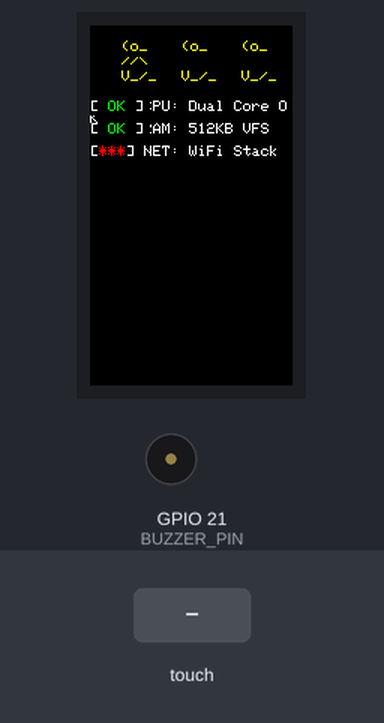
Recording of a sketch running on a simulated ESP32. On the bench: 135×240 colour display, buzzer (waves = sounding, pin HIGH). Inputs (shaded band) come from the test bench. WiFi joins after 1.5 s; servers stay silent unless stated.

Above: at 1.3 s.
1.4 s: screen touched at 13 % across, 10 % down
At 4.1 s:
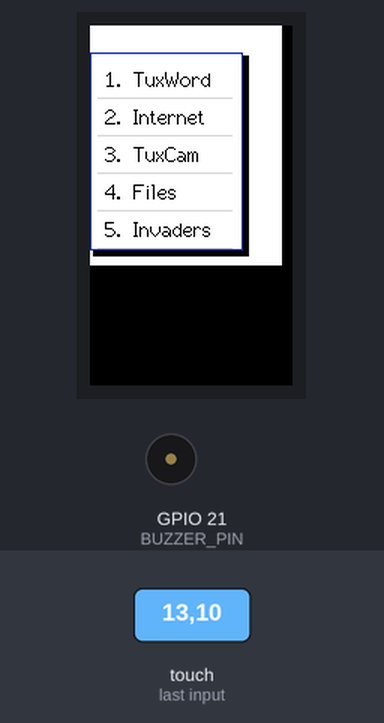
4.4 s: screen touched at 38 % across, 10 % down
At 5.0 s:
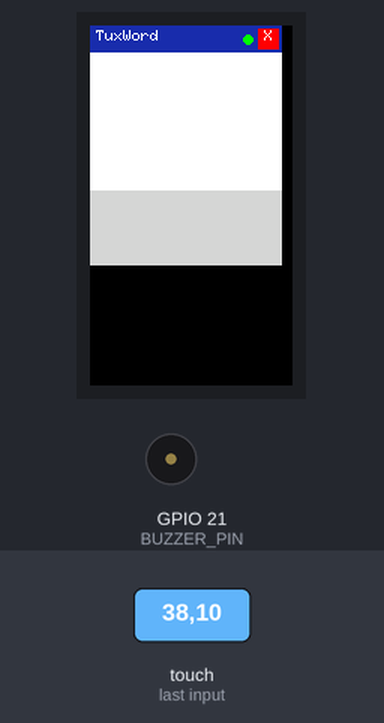
6.1 s: screen touched at 87 % across, 10 % down
At 6.7 s:
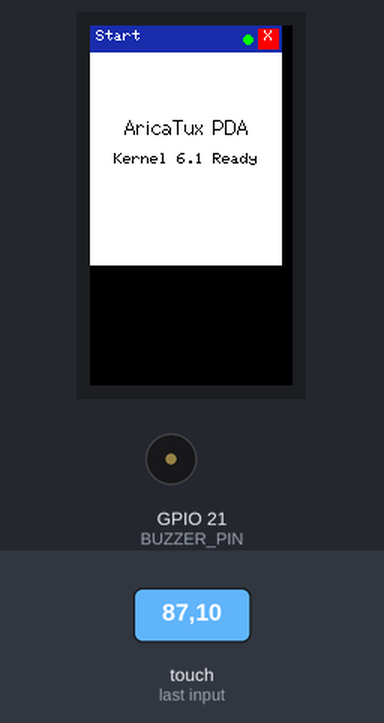
Timing chart, 0 to 9.1 s (numbered marks = the images above; inputs shaded):
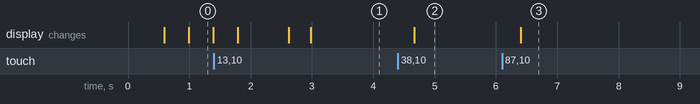

The sketch:

CodigoMaestro.ino
```cpp
/*
 * PROJECT: AricaTux PDA (Master Open Source Edition)
 * AUTHOR: @ClaudioBravo-k4g
 * BOARD: ESP32 WROOM-32S
 * DATE: 2026
 */

#include <TFT_eSPI.h>
#include <WiFi.h>
#include <WiFiUdp.h>

// --- HARDWARE & UI CONFIG ---
TFT_eSPI tft = TFT_eSPI();
TFT_eSprite canvas = TFT_eSprite(&tft);
TFT_eSprite camFrame = TFT_eSprite(&tft);
WiFiUDP udp;

#define BUZZER_PIN 21
#define WM_BLUE    0x1975
#define WM_GREY    0xD6BA

// --- SYSTEM STATES ---
enum State { BOOT_LINUX, CALIBRATE, TODAY, START_MENU, TUXWORD, NAVIGATOR, CAMERA, TUXFS, INVADERS };
State currentState = BOOT_LINUX;
uint16_t calData[5];
String docText = "AricaTux > ";
int flashMode = 0; // 0:OFF, 1:AUTO, 2:ON

// --- SOUNDS ---
void beep(int f, int d) {
  digitalWrite(BUZZER_PIN, HIGH); delay(d); digitalWrite(BUZZER_PIN, LOW);
}

// --- LINUX BOOT SEQUENCE ---
void linuxBoot() {
  tft.fillScreen(TFT_BLACK);
  tft.setTextColor(TFT_YELLOW);
  for(int i=0; i<3; i++) {
    tft.drawString(" (o_ ", 15 + (i*40), 10);
    tft.drawString(" //\\ ", 15, 20 + (i*0)); // Simplified for speed
    tft.drawString(" V_/_", 15 + (i*40), 30);
  }

  tft.setTextColor(TFT_WHITE);
  const char* logs[] = {"CPU: Dual Core OK", "RAM: 512KB VFS", "NET: WiFi Stack", "GUI: X-Server"};
  for(int i=0; i<4; i++) {
    int y = 50 + (i*15);
    tft.setCursor(0, y);
    tft.print("["); tft.setTextColor(TFT_RED); tft.print("***");
    tft.setTextColor(TFT_WHITE); tft.print("] "); tft.print(logs[i]);
    delay(400);
    tft.fillRect(0, y, 40, 10, TFT_BLACK);
    tft.setCursor(0, y);
    tft.print("[ "); tft.setTextColor(TFT_GREEN); tft.print("OK");
    tft.setTextColor(TFT_WHITE); tft.println(" ]");
  }
  delay(800);
  currentState = CALIBRATE;
}

// --- UI COMPONENTS ---
void drawTaskbar(String title) {
  canvas.fillRect(0, 0, 128, 18, WM_BLUE);
  canvas.setTextColor(TFT_WHITE);
  canvas.drawString(title, 4, 3, 1);
  if (WiFi.status() == WL_CONNECTED) canvas.fillCircle(105, 9, 3, 0x07E0);
  else canvas.fillCircle(105, 9, 3, TFT_RED);
  canvas.fillRect(112, 2, 14, 14, TFT_RED);
  canvas.drawString("X", 116, 3, 1);
}

void drawStartMenu() {
  canvas.fillRect(2, 20, 104, 134, 0);
  canvas.fillRect(0, 18, 102, 132, TFT_WHITE);
  canvas.drawRect(0, 18, 102, 132, WM_BLUE);
  canvas.setTextColor(TFT_BLACK);
  String apps[] = {"TuxWord", "Internet", "TuxCam", "Files", "Invaders"};
  for(int i=0; i<5; i++) {
    canvas.drawString(String(i+1) + ". " + apps[i], 10, 28 + (i*25), 2);
    canvas.drawFastHLine(5, 48 + (i*25), 90, WM_GREY);
  }
}

// --- MAIN ARDUINO SETUP ---
void setup() {
  Serial.begin(115200);
  pinMode(BUZZER_PIN, OUTPUT);
  tft.begin();
  tft.setRotation(0);
  canvas.createSprite(128, 160);
  camFrame.createSprite(96, 96);
  WiFi.begin("AricaTux-Cam");
  udp.begin(4444);
}

// --- MAIN LOOP ---
void loop() {
  if (currentState == BOOT_LINUX) { linuxBoot(); return; }

  if (currentState == CALIBRATE) {
    tft.fillScreen(TFT_BLACK);
    tft.calibrateTouch(calData, TFT_MAGENTA, TFT_BLACK, 15);
    currentState = TODAY;
    return;
  }

  uint16_t x, y;
  bool pressed = tft.getTouch(&x, &y);

  if (pressed) {
    if (x > 105 && y < 25) { currentState = TODAY; delay(200); }
    else if (x < 45 && y < 25) { currentState = (currentState == START_MENU) ? TODAY : START_MENU; delay(300); }
    else if (currentState == START_MENU && x < 105) {
       if (y > 20 && y < 45) currentState = TUXWORD;
       else if (y > 70 && y < 95) currentState = CAMERA;
       else if (y > 120) currentState = INVADERS;
       delay(200);
    }
    // Flash Toggle in Camera Mode
    if (currentState == CAMERA && y > 135) {
      flashMode = (flashMode + 1) % 3;
      udp.beginPacket("192.168.4.1", 4444);
      udp.write('0' + flashMode);
      udp.endPacket();
      delay(200);
    }
  }

  canvas.fillSprite(TFT_WHITE);

  switch(currentState) {
    case TODAY:
      drawTaskbar("Start");
      canvas.setTextColor(TFT_BLACK);
      canvas.drawCentreString("AricaTux PDA", 64, 60, 2);
      canvas.drawCentreString("Kernel 6.1 Ready", 64, 85, 1);
      break;

    case CAMERA: {
      drawTaskbar("TuxCam");
      canvas.pushSprite(0, 0);
      int packetSize = udp.parsePacket();
      if (packetSize) {
        static int px = 0, py = 0;
        uint8_t buf[1024];
        int len = udp.read(buf, 1024);
        for(int i=0; i<len; i+=2) {
          uint16_t c = (buf[i] << 8) | buf[i+1];
          camFrame.drawPixel(px, py, c);
          px++; if(px >= 96) { px = 0; py++; }
          if(py >= 96) { py = 0; camFrame.pushSprite(16, 35); beep(2000, 5); }
        }
      }
      tft.fillRect(10, 140, 108, 18, WM_BLUE);
      tft.setTextColor(TFT_WHITE);
      String fTxt = (flashMode == 0) ? "FLASH: OFF" : (flashMode == 1) ? "FLASH: AUTO" : "FLASH: ON";
      tft.drawCentreString(fTxt, 64, 143, 1);
      break;
    }

    case TUXWORD:
      drawTaskbar("TuxWord");
      canvas.drawString(docText + "|", 5, 30);
      canvas.fillRect(0, 110, 128, 50, WM_GREY);
      break;

    case INVADERS:
      drawTaskbar("Invaders");
      canvas.fillRect(0, 18, 128, 142, TFT_BLACK);
      canvas.setTextColor(TFT_GREEN);
      canvas.drawString("H  H  H", 45, 60, 2);
      break;
  }

  if (currentState == START_MENU) drawStartMenu();
  if (currentState != CAMERA) canvas.pushSprite(0, 0);
  yield();
}
```

Measured:
- after the input at 4.4 s, the display: changes after 0.26 s (image 2)
- after the input at 6.1 s, the display: changes after 0.31 s (image 3)
- what the display in image 0 shows lasts 0.4 s, from 1.0 s to 1.4 s
